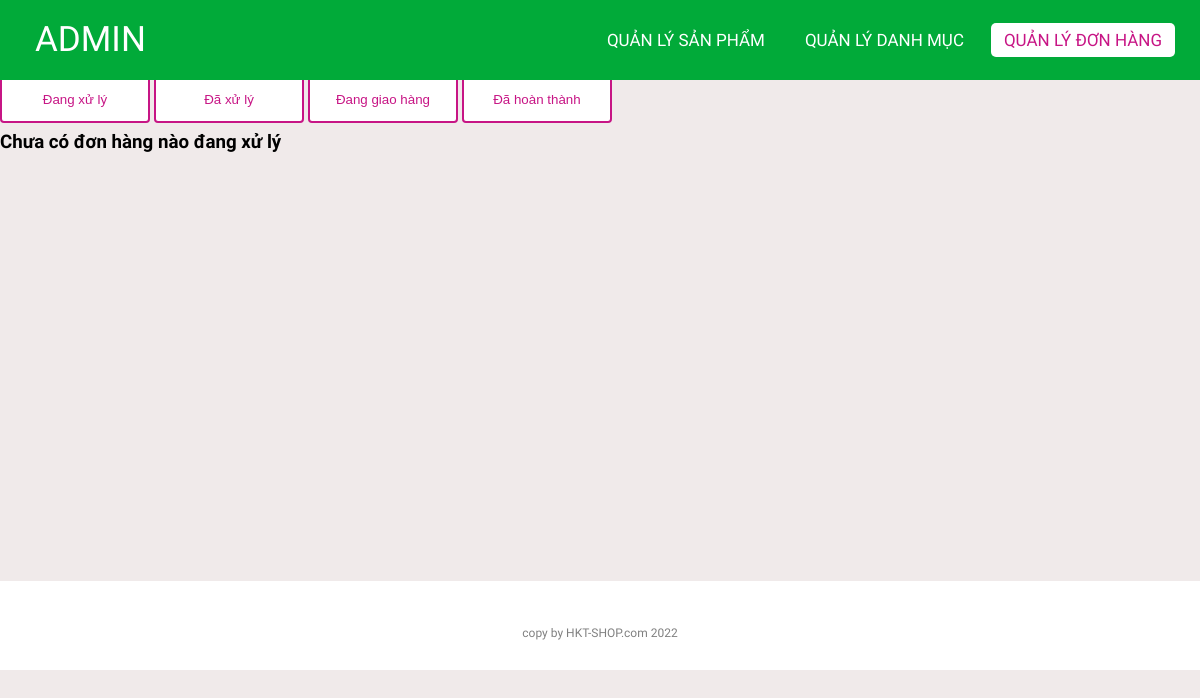
Page /admin/orderlist.php (signed in) on the earlier database version.
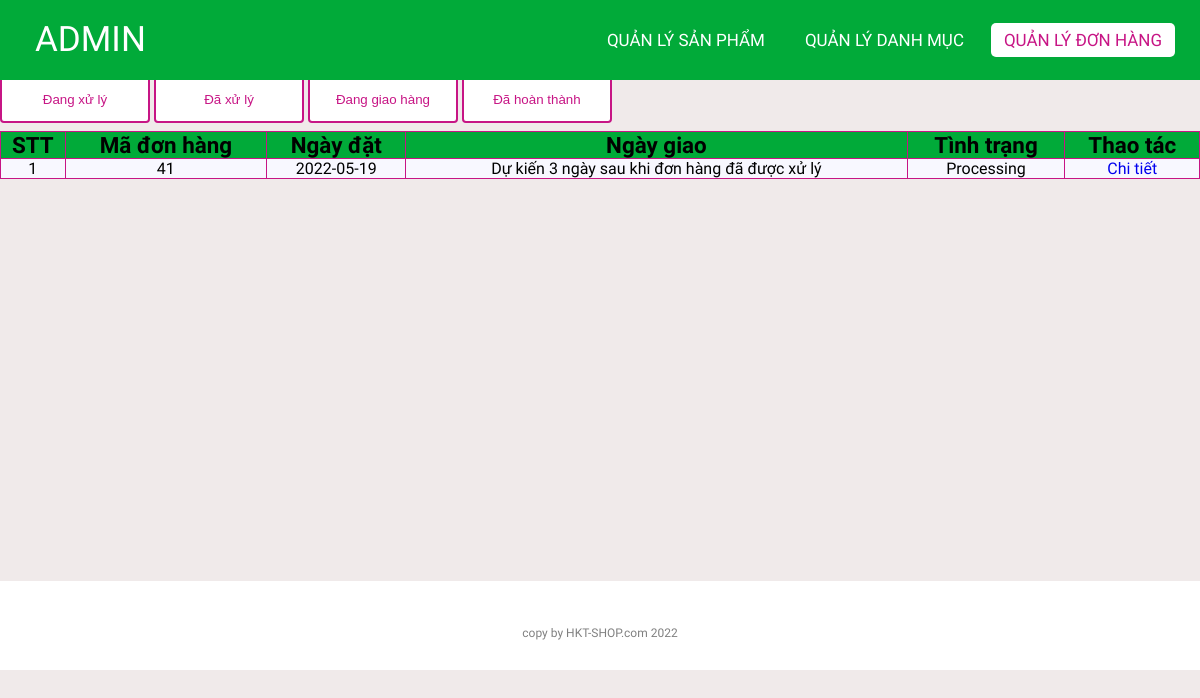
Same page on the later database version.
### tables this page shows
CREATE TABLE `orders` (
  `id` int(11) NOT NULL,
  `userId` int(11) NOT NULL,
  `createdDate` date NOT NULL,
  `receivedDate` date DEFAULT NULL,
  `status` varchar(20) NOT NULL
);

### lib/database.php (called while the page is built, shortened)
<?php
class Database extends PDO
{
  public $host   = DB_HOST;
  public $user   = DB_USER;
  public $pass   = DB_PASS;
  public $dbname = DB_NAME;
  public $link;
  private function connectDB()
  {
    $this->link = new mysqli(
      $this->host,
      $this->user,
      $this->pass,
      $this->dbname
    );
  }
  public function select($query)
  {
    $result = $this->link->query($query);
    if ($result->num_rows > 0) {
      return $result;
    } else {
      return false;
    }
  }
}

### classes/order.php (called while the page is built, shortened)
<?php
$filepath = realpath(dirname(__FILE__));
include_once($filepath . '/../lib/database.php');
?>
<?php
class order
{
    private $db;
    public function __construct()
    {
        $this->db = new Database();
    }
    public function getProcessingOrder()
    {
        $query = "SELECT * FROM orders WHERE status = 'Processing'";
        $mysqli_result = $this->db->select($query);
        if ($mysqli_result) {
            $result = mysqli_fetch_all($this->db->select($query), MYSQLI_ASSOC);
            return $result;
        }
        return false;
    }
}
?>

### admin/orderlist.php (the view, shortened to what this page needs)
<?php
include '../classes/order.php';
$order = new order();
$processingOrderList = $order->getProcessingOrder();
?>
<!DOCTYPE html>
<html lang="en">
<head>
    <link rel="stylesheet" href="./css/style.css">
    <link rel="stylesheet" href="https://cdnjs.cloudflare.com/ajax/libs/font-awesome/5.15.4/css/all.min.css">
</head>
<body>
    <nav>
        <label class="logo">ADMIN</label>
        <ul>
            <li><a href="productlist.php">Quản lý Sản phẩm</a></li>
            <li><a href="categoriesList.php">Quản lý Danh mục</a></li>
            <li><a href="orderlist.php" class="active">Quản lý Đơn hàng</a></li>
        </ul>
    </nav>
    <div class="title">
        <h1>Danh sách đơn đặt hàng</h1>
    </div>
    <div class="container">
        <div class="tab">
            <button class="tablinks" onclick="openTab(event, 'Processing')">Đang xử lý</button>
            <button class="tablinks" onclick="openTab(event, 'Processed')">Đã xử lý</button>
            <button class="tablinks" onclick="openTab(event, 'Delivering')">Đang giao hàng</button>
            <button class="tablinks" onclick="openTab(event, 'Complete')">Đã hoàn thành</button>
        </div>
        <div id="Processing" class="tabcontent">
            <?php
            if ($processingOrderList) { ?>
                <table class="list">
                    <tr>
                        <th>STT</th>
                        <th>Mã đơn hàng</th>
                        <th>Ngày đặt</th>
                        <th>Ngày giao</th>
                        <th>Tình trạng</th>
                        <th>Thao tác</th>
                    </tr>
                    <?php $count = 1;
                    foreach ($processingOrderList as $key => $value) { ?>
                        <tr>
                            <td><?= $count++ ?></td>
                            <td><?= $value['id'] ?></td>
                            <td><?= $value['createdDate'] ?></td>
                            <td><?= ($value['status'] != "Processing") ? $value['receivedDate'] : "Dự kiến 3 ngày sau khi đơn hàng đã được xử lý" ?> </td>
                            <td><?= $value['status'] ?></td>
                            <td>
                                <a href="orderlistdetail.php?orderId=<?= $value['id'] ?>">Chi tiết</a>
                            </td>
                        </tr>
                    <?php }
                    ?>
                </table>
            <?php } else { ?>
                <h3>Chưa có đơn hàng nào đang xử lý</h3>
            <?php }
            ?>
        </div>
    </div>
    <footer>
        <p class="copyright">copy by HKT-SHOP.com 2022</p>
    </footer>
</body>
</html>

Differences in the rows shown:
added orders: id "41", createdDate "2022-05-19", shows "Dự kiến 3 ngày sau khi đơn hàng đã được xử lý", status "Processing"
Other differences:
text no longer shown: "Chưa có đơn hàng nào đang xử lý"
text now shown: "STT Mã đơn hàng Ngày đặt Ngày giao Tình trạng Thao tác"
